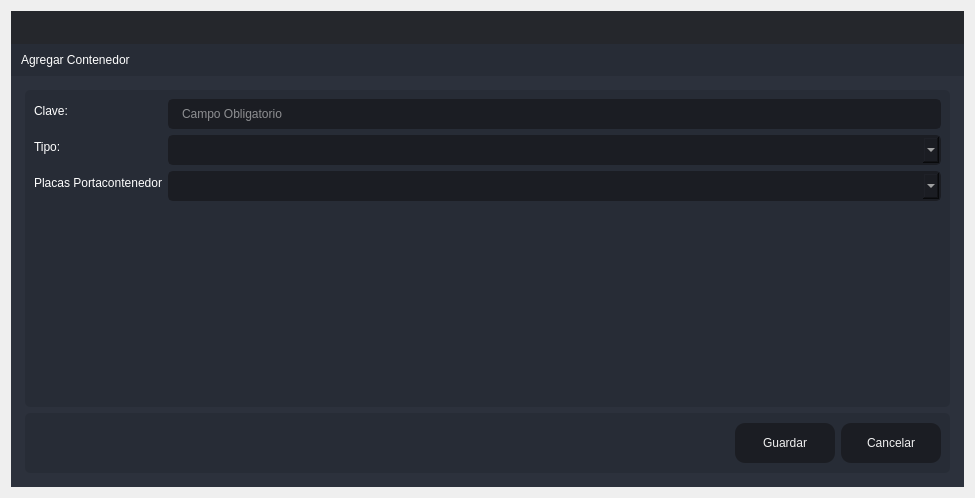
<?xml version="1.0" encoding="UTF-8"?>
<ui version="4.0">
 <class>Create_Contenedor</class>
 <widget class="QDialog" name="Create_Contenedor">
  <property name="windowModality">
   <enum>Qt::ApplicationModal</enum>
  </property>
  <property name="geometry">
   <rect>
    <x>0</x>
    <y>0</y>
    <width>975</width>
    <height>498</height>
   </rect>
  </property>
  <property name="windowTitle">
   <string>Agregar</string>
  </property>
  <layout class="QVBoxLayout" name="verticalLayout_6">
   <item>
    <widget class="QFrame" name="frame_main">
     <property name="styleSheet">
      <string notr="true">/* LINE EDIT */
QLineEdit {
	background-color: rgb(27, 29, 35);
	border-radius: 5px;
	border: 2px solid rgb(27, 29, 35);
	padding-left: 10px;
}
QLineEdit:hover {
	border: 2px solid rgb(64, 71, 88);
}
QLineEdit:focus {
	border: 2px solid rgb(91, 101, 124);
}

/* SCROLL BARS */
QScrollBar:horizontal {
    border: none;
    background: rgb(52, 59, 72);
    height: 14px;
    margin: 0px 21px 0 21px;
	border-radius: 0px;
}
QScrollBar::handle:horizontal {
    background: rgb(85, 170, 255);
    min-width: 25px;
	border-radius: 7px
}
QScrollBar::add-line:horizontal {
    border: none;
    background: rgb(55, 63, 77);
    width: 20px;
	border-top-right-radius: 7px;
    border-bottom-right-radius: 7px;
    subcontrol-position: right;
    subcontrol-origin: margin;
}
QScrollBar::sub-line:horizontal {
    border: none;
    background: rgb(55, 63, 77);
    width: 20px;
	border-top-left-radius: 7px;
    border-bottom-left-radius: 7px;
    subcontrol-position: left;
    subcontrol-origin: margin;
}
QScrollBar::up-arrow:horizontal, QScrollBar::down-arrow:horizontal
{
     background: none;
}
QScrollBar::add-page:horizontal, QScrollBar::sub-page:horizontal
{
     background: none;
}
 QScrollBar:vertical {
	border: none;
    background: rgb(52, 59, 72);
    width: 14px;
    margin: 21px 0 21px 0;
	border-radius: 0px;
 }
 QScrollBar::handle:vertical {	
	background: rgb(85, 170, 255);
    min-height: 25px;
	border-radius: 7px
 }
 QScrollBar::add-line:vertical {
     border: none;
    background: rgb(55, 63, 77);
     height: 20px;
	border-bottom-left-radius: 7px;
    border-bottom-right-radius: 7px;
     subcontrol-position: bottom;
     subcontrol-origin: margin;
 }
 QScrollBar::sub-line:vertical {
	border: none;
    background: rgb(55, 63, 77);
     height: 20px;
	border-top-left-radius: 7px;
    border-top-right-radius: 7px;
     subcontrol-position: top;
     subcontrol-origin: margin;
 }
 QScrollBar::up-arrow:vertical, QScrollBar::down-arrow:vertical {
     background: none;
 }

 QScrollBar::add-page:vertical, QScrollBar::sub-page:vertical {
     background: none;
 }

/* CHECKBOX */
QCheckBox::indicator {
    border: 3px solid rgb(52, 59, 72);
	width: 15px;
	height: 15px;
	border-radius: 10px;
    background: rgb(44, 49, 60);
}
QCheckBox::indicator:hover {
    border: 3px solid rgb(58, 66, 81);
}
QCheckBox::indicator:checked {
    background: 3px solid rgb(52, 59, 72);
	border: 3px solid rgb(52, 59, 72);	
	background-image: url(:/16x16/icons/16x16/cil-check-alt.png);
}

/* RADIO BUTTON */
QRadioButton::indicator {
    border: 3px solid rgb(52, 59, 72);
	width: 15px;
	height: 15px;
	border-radius: 10px;
    background: rgb(44, 49, 60);
}
QRadioButton::indicator:hover {
    border: 3px solid rgb(58, 66, 81);
}
QRadioButton::indicator:checked {
    background: 3px solid rgb(94, 106, 130);
	border: 3px solid rgb(52, 59, 72);	
}

/* COMBOBOX */
QComboBox{
	background-color: rgb(27, 29, 35);
	border-radius: 5px;
	border: 2px solid rgb(27, 29, 35);
	padding: 5px;
	padding-left: 10px;
}
QComboBox:hover{
	border: 2px solid rgb(64, 71, 88);
}
QComboBox::drop-down {
	subcontrol-origin: padding;
	subcontrol-position: top right;
	width: 25px; 
	border-left-width: 3px;
	border-left-color: rgba(39, 44, 54, 150);
	border-left-style: solid;
	border-top-right-radius: 3px;
	border-bottom-right-radius: 3px;	
	background-image: url(:/16x16/icons/16x16/cil-arrow-bottom.png);
	background-position: center;
	background-repeat: no-reperat;
 }
QComboBox QAbstractItemView {
	color: rgb(85, 170, 255);	
	background-color: rgb(27, 29, 35);
	padding: 10px;
	selection-background-color: rgb(39, 44, 54);
}

/* SLIDERS */
QSlider::groove:horizontal {
    border-radius: 9px;
    height: 18px;
	margin: 0px;
	background-color: rgb(52, 59, 72);
}
QSlider::groove:horizontal:hover {
	background-color: rgb(55, 62, 76);
}
QSlider::handle:horizontal {
    background-color: rgb(85, 170, 255);
    border: none;
    height: 18px;
    width: 18px;
    margin: 0px;
	border-radius: 9px;
}
QSlider::handle:horizontal:hover {
    background-color: rgb(105, 180, 255);
}
QSlider::handle:horizontal:pressed {
    background-color: rgb(65, 130, 195);
}

QSlider::groove:vertical {
    border-radius: 9px;
    width: 18px;
    margin: 0px;
	background-color: rgb(52, 59, 72);
}
QSlider::groove:vertical:hover {
	background-color: rgb(55, 62, 76);
}
QSlider::handle:vertical {
    background-color: rgb(85, 170, 255);
	border: none;
    height: 18px;
    width: 18px;
    margin: 0px;
	border-radius: 9px;
}
QSlider::handle:vertical:hover {
    background-color: rgb(105, 180, 255);
}
QSlider::handle:vertical:pressed {
    background-color: rgb(65, 130, 195);
}

</string>
     </property>
     <property name="frameShape">
      <enum>QFrame::NoFrame</enum>
     </property>
     <property name="frameShadow">
      <enum>QFrame::Raised</enum>
     </property>
     <layout class="QVBoxLayout" name="verticalLayout">
      <property name="spacing">
       <number>0</number>
      </property>
      <property name="leftMargin">
       <number>0</number>
      </property>
      <property name="topMargin">
       <number>0</number>
      </property>
      <property name="rightMargin">
       <number>0</number>
      </property>
      <property name="bottomMargin">
       <number>0</number>
      </property>
      <item>
       <widget class="QFrame" name="frame_top">
        <property name="minimumSize">
         <size>
          <width>0</width>
          <height>65</height>
         </size>
        </property>
        <property name="maximumSize">
         <size>
          <width>16777215</width>
          <height>65</height>
         </size>
        </property>
        <property name="styleSheet">
         <string notr="true">background-color: transparent;</string>
        </property>
        <property name="frameShape">
         <enum>QFrame::NoFrame</enum>
        </property>
        <property name="frameShadow">
         <enum>QFrame::Raised</enum>
        </property>
        <layout class="QHBoxLayout" name="horizontalLayout_3">
         <property name="spacing">
          <number>0</number>
         </property>
         <property name="leftMargin">
          <number>0</number>
         </property>
         <property name="topMargin">
          <number>0</number>
         </property>
         <property name="rightMargin">
          <number>0</number>
         </property>
         <property name="bottomMargin">
          <number>0</number>
         </property>
         <item>
          <widget class="QFrame" name="frame_toggle">
           <property name="maximumSize">
            <size>
             <width>70</width>
             <height>16777215</height>
            </size>
           </property>
           <property name="styleSheet">
            <string notr="true">background-color: rgb(27, 29, 35);</string>
           </property>
           <property name="frameShape">
            <enum>QFrame::NoFrame</enum>
           </property>
           <property name="frameShadow">
            <enum>QFrame::Raised</enum>
           </property>
           <layout class="QVBoxLayout" name="verticalLayout_3">
            <property name="spacing">
             <number>0</number>
            </property>
            <property name="leftMargin">
             <number>0</number>
            </property>
            <property name="topMargin">
             <number>0</number>
            </property>
            <property name="rightMargin">
             <number>0</number>
            </property>
            <property name="bottomMargin">
             <number>0</number>
            </property>
           </layout>
          </widget>
         </item>
         <item>
          <widget class="QFrame" name="frame_top_right">
           <property name="styleSheet">
            <string notr="true">background: transparent;</string>
           </property>
           <property name="frameShape">
            <enum>QFrame::NoFrame</enum>
           </property>
           <property name="frameShadow">
            <enum>QFrame::Raised</enum>
           </property>
           <layout class="QVBoxLayout" name="verticalLayout_2">
            <property name="spacing">
             <number>0</number>
            </property>
            <property name="leftMargin">
             <number>0</number>
            </property>
            <property name="topMargin">
             <number>0</number>
            </property>
            <property name="rightMargin">
             <number>0</number>
            </property>
            <property name="bottomMargin">
             <number>0</number>
            </property>
            <item>
             <widget class="QFrame" name="frame_top_btns">
              <property name="maximumSize">
               <size>
                <width>16777215</width>
                <height>42</height>
               </size>
              </property>
              <property name="styleSheet">
               <string notr="true">background-color: rgba(27, 29, 35, 200)</string>
              </property>
              <property name="frameShape">
               <enum>QFrame::NoFrame</enum>
              </property>
              <property name="frameShadow">
               <enum>QFrame::Raised</enum>
              </property>
              <layout class="QHBoxLayout" name="horizontalLayout_4">
               <property name="spacing">
                <number>0</number>
               </property>
               <property name="leftMargin">
                <number>0</number>
               </property>
               <property name="topMargin">
                <number>0</number>
               </property>
               <property name="rightMargin">
                <number>0</number>
               </property>
               <property name="bottomMargin">
                <number>0</number>
               </property>
               <item>
                <widget class="QFrame" name="frame_label_top_btns">
                 <property name="sizePolicy">
                  <sizepolicy hsizetype="Expanding" vsizetype="Preferred">
                   <horstretch>0</horstretch>
                   <verstretch>0</verstretch>
                  </sizepolicy>
                 </property>
                 <property name="frameShape">
                  <enum>QFrame::NoFrame</enum>
                 </property>
                 <property name="frameShadow">
                  <enum>QFrame::Raised</enum>
                 </property>
                 <layout class="QHBoxLayout" name="horizontalLayout_10">
                  <property name="spacing">
                   <number>0</number>
                  </property>
                  <property name="leftMargin">
                   <number>5</number>
                  </property>
                  <property name="topMargin">
                   <number>0</number>
                  </property>
                  <property name="rightMargin">
                   <number>10</number>
                  </property>
                  <property name="bottomMargin">
                   <number>0</number>
                  </property>
                 </layout>
                </widget>
               </item>
               <item alignment="Qt::AlignRight">
                <widget class="QFrame" name="frame_btns_right">
                 <property name="sizePolicy">
                  <sizepolicy hsizetype="Expanding" vsizetype="Preferred">
                   <horstretch>0</horstretch>
                   <verstretch>0</verstretch>
                  </sizepolicy>
                 </property>
                 <property name="maximumSize">
                  <size>
                   <width>120</width>
                   <height>16777215</height>
                  </size>
                 </property>
                 <property name="frameShape">
                  <enum>QFrame::NoFrame</enum>
                 </property>
                 <property name="frameShadow">
                  <enum>QFrame::Raised</enum>
                 </property>
                 <layout class="QHBoxLayout" name="horizontalLayout_5">
                  <property name="spacing">
                   <number>0</number>
                  </property>
                  <property name="leftMargin">
                   <number>0</number>
                  </property>
                  <property name="topMargin">
                   <number>0</number>
                  </property>
                  <property name="rightMargin">
                   <number>0</number>
                  </property>
                  <property name="bottomMargin">
                   <number>0</number>
                  </property>
                 </layout>
                </widget>
               </item>
              </layout>
             </widget>
            </item>
            <item>
             <widget class="QFrame" name="frame_top_info">
              <property name="maximumSize">
               <size>
                <width>16777215</width>
                <height>65</height>
               </size>
              </property>
              <property name="styleSheet">
               <string notr="true">background-color: rgb(39, 44, 54);</string>
              </property>
              <property name="frameShape">
               <enum>QFrame::NoFrame</enum>
              </property>
              <property name="frameShadow">
               <enum>QFrame::Raised</enum>
              </property>
              <layout class="QHBoxLayout" name="horizontalLayout_8">
               <property name="spacing">
                <number>0</number>
               </property>
               <property name="leftMargin">
                <number>10</number>
               </property>
               <property name="topMargin">
                <number>0</number>
               </property>
               <property name="rightMargin">
                <number>10</number>
               </property>
               <property name="bottomMargin">
                <number>0</number>
               </property>
               <item>
                <widget class="QLabel" name="label">
                 <property name="styleSheet">
                  <string notr="true">font: 75 16pt &quot;MS Shell Dlg 2&quot;;
color: rgb(255, 255, 255);</string>
                 </property>
                 <property name="text">
                  <string>Agregar Contenedor</string>
                 </property>
                </widget>
               </item>
              </layout>
             </widget>
            </item>
           </layout>
          </widget>
         </item>
        </layout>
       </widget>
      </item>
      <item>
       <widget class="QFrame" name="frame_center">
        <property name="sizePolicy">
         <sizepolicy hsizetype="Expanding" vsizetype="Expanding">
          <horstretch>0</horstretch>
          <verstretch>0</verstretch>
         </sizepolicy>
        </property>
        <property name="styleSheet">
         <string notr="true">background-color: rgb(40, 44, 52);</string>
        </property>
        <property name="frameShape">
         <enum>QFrame::NoFrame</enum>
        </property>
        <property name="frameShadow">
         <enum>QFrame::Raised</enum>
        </property>
        <layout class="QHBoxLayout" name="horizontalLayout_2">
         <property name="spacing">
          <number>0</number>
         </property>
         <property name="leftMargin">
          <number>0</number>
         </property>
         <property name="topMargin">
          <number>0</number>
         </property>
         <property name="rightMargin">
          <number>0</number>
         </property>
         <property name="bottomMargin">
          <number>0</number>
         </property>
         <item>
          <widget class="QFrame" name="frame_content_right">
           <property name="styleSheet">
            <string notr="true">background-color: rgb(44, 49, 60);</string>
           </property>
           <property name="frameShape">
            <enum>QFrame::NoFrame</enum>
           </property>
           <property name="frameShadow">
            <enum>QFrame::Raised</enum>
           </property>
           <layout class="QVBoxLayout" name="verticalLayout_4">
            <property name="spacing">
             <number>0</number>
            </property>
            <property name="leftMargin">
             <number>0</number>
            </property>
            <property name="topMargin">
             <number>0</number>
            </property>
            <property name="rightMargin">
             <number>0</number>
            </property>
            <property name="bottomMargin">
             <number>0</number>
            </property>
            <item>
             <widget class="QFrame" name="frame_content">
              <property name="frameShape">
               <enum>QFrame::NoFrame</enum>
              </property>
              <property name="frameShadow">
               <enum>QFrame::Raised</enum>
              </property>
              <layout class="QVBoxLayout" name="verticalLayout_9">
               <property name="spacing">
                <number>0</number>
               </property>
               <property name="leftMargin">
                <number>5</number>
               </property>
               <property name="topMargin">
                <number>5</number>
               </property>
               <property name="rightMargin">
                <number>5</number>
               </property>
               <property name="bottomMargin">
                <number>5</number>
               </property>
               <item>
                <widget class="QStackedWidget" name="stackedWidget">
                 <property name="styleSheet">
                  <string notr="true">background: transparent;</string>
                 </property>
                 <property name="currentIndex">
                  <number>0</number>
                 </property>
                 <widget class="QWidget" name="page_home">
                  <layout class="QVBoxLayout" name="verticalLayout_10">
                   <item>
                    <widget class="QFrame" name="frame">
                     <property name="styleSheet">
                      <string notr="true">background-color: rgb(39, 44, 54);
border-radius: 5px;</string>
                     </property>
                     <property name="frameShape">
                      <enum>QFrame::StyledPanel</enum>
                     </property>
                     <property name="frameShadow">
                      <enum>QFrame::Raised</enum>
                     </property>
                     <layout class="QVBoxLayout" name="verticalLayout_5">
                      <item>
                       <layout class="QFormLayout" name="formLayout_2">
                        <item row="0" column="0">
                         <widget class="QLabel" name="label_2">
                          <property name="styleSheet">
                           <string notr="true">font: 75 12pt &quot;MS Shell Dlg 2&quot;;
color: rgb(255, 255, 255);</string>
                          </property>
                          <property name="text">
                           <string>Clave:</string>
                          </property>
                         </widget>
                        </item>
                        <item row="0" column="1">
                         <widget class="QLineEdit" name="lineEditClave">
                          <property name="minimumSize">
                           <size>
                            <width>0</width>
                            <height>30</height>
                           </size>
                          </property>
                          <property name="styleSheet">
                           <string notr="true">QLineEdit {
	background-color: rgb(27, 29, 35);
	border-radius: 5px;
	border: 2px solid rgb(27, 29, 35);
	padding-left: 10px;
	font: 75 12pt &quot;MS Shell Dlg 2&quot;;
	color: rgb(255, 255, 255);
}
QLineEdit:hover {
	border: 2px solid rgb(64, 71, 88);
}
QLineEdit:focus {
	border: 2px solid rgb(91, 101, 124);
}</string>
                          </property>
                          <property name="placeholderText">
                           <string>Campo Obligatorio</string>
                          </property>
                         </widget>
                        </item>
                        <item row="1" column="0">
                         <widget class="QLabel" name="label_3">
                          <property name="styleSheet">
                           <string notr="true">font: 75 12pt &quot;MS Shell Dlg 2&quot;;
color: rgb(255, 255, 255);</string>
                          </property>
                          <property name="text">
                           <string>Tipo:</string>
                          </property>
                         </widget>
                        </item>
                        <item row="1" column="1">
                         <widget class="QComboBox" name="comboBoxTipoCont">
                          <property name="styleSheet">
                           <string notr="true">QComboBox{
	background-color: rgb(27, 29, 35);
	border-radius: 5px;
	border: 2px solid rgb(27, 29, 35);
	padding: 5px;
	padding-left: 10px;
    color: rgb(238, 238, 236)
}
QComboBox:hover{
	border: 2px solid rgb(64, 71, 88);
}
QComboBox QAbstractItemView {
	color: rgb(85, 170, 255);	
	background-color: rgb(27, 29, 35);
	padding: 10px;
	selection-background-color: rgb(39, 44, 54);
}</string>
                          </property>
                         </widget>
                        </item>
                        <item row="2" column="0">
                         <widget class="QLabel" name="label_5">
                          <property name="styleSheet">
                           <string notr="true">font: 75 12pt &quot;MS Shell Dlg 2&quot;;
color: rgb(255, 255, 255);</string>
                          </property>
                          <property name="text">
                           <string>Placas Portacontenedor</string>
                          </property>
                         </widget>
                        </item>
                        <item row="2" column="1">
                         <widget class="QComboBox" name="comboBoxPlacasPorta">
                          <property name="styleSheet">
                           <string notr="true">QComboBox{
	background-color: rgb(27, 29, 35);
	border-radius: 5px;
	border: 2px solid rgb(27, 29, 35);
	padding: 5px;
	padding-left: 10px;
   color: rgb(238, 238, 236)
}
QComboBox:hover{
	border: 2px solid rgb(64, 71, 88);
}
QComboBox QAbstractItemView {
	color: rgb(85, 170, 255);	
	background-color: rgb(27, 29, 35);
	padding: 10px;
	selection-background-color: rgb(39, 44, 54);
}</string>
                          </property>
                         </widget>
                        </item>
                       </layout>
                      </item>
                     </layout>
                    </widget>
                   </item>
                   <item>
                    <widget class="QFrame" name="frame_2">
                     <property name="minimumSize">
                      <size>
                       <width>0</width>
                       <height>60</height>
                      </size>
                     </property>
                     <property name="maximumSize">
                      <size>
                       <width>16777215</width>
                       <height>60</height>
                      </size>
                     </property>
                     <property name="styleSheet">
                      <string notr="true">background-color: rgb(39, 44, 54);
border-radius: 5px;</string>
                     </property>
                     <property name="frameShape">
                      <enum>QFrame::StyledPanel</enum>
                     </property>
                     <property name="frameShadow">
                      <enum>QFrame::Raised</enum>
                     </property>
                     <layout class="QHBoxLayout" name="horizontalLayout_9">
                      <item>
                       <layout class="QGridLayout" name="gridLayout">
                        <item row="0" column="0">
                         <spacer name="horizontalSpacer">
                          <property name="orientation">
                           <enum>Qt::Horizontal</enum>
                          </property>
                          <property name="sizeHint" stdset="0">
                           <size>
                            <width>40</width>
                            <height>20</height>
                           </size>
                          </property>
                         </spacer>
                        </item>
                        <item row="0" column="1">
                         <widget class="QPushButton" name="btnAgregar">
                          <property name="minimumSize">
                           <size>
                            <width>100</width>
                            <height>40</height>
                           </size>
                          </property>
                          <property name="styleSheet">
                           <string notr="true">QPushButton {
	border-color: rgb(27, 29, 35);
	font: 75 10pt &quot;MS Shell Dlg 2&quot;;
	color: rgb(240, 240, 240);
	background-color: rgb(27, 29, 35);
	border: 0px solid;
	border-radius: 10px;	
}
QPushButton:hover {
	background-color:rgb(44, 49, 60);
	border-color: rgb(27, 29, 35);
	border: 2px solid;
}</string>
                          </property>
                          <property name="text">
                           <string>Guardar</string>
                          </property>
                         </widget>
                        </item>
                        <item row="0" column="2">
                         <widget class="QPushButton" name="btnCancelar">
                          <property name="minimumSize">
                           <size>
                            <width>100</width>
                            <height>40</height>
                           </size>
                          </property>
                          <property name="styleSheet">
                           <string notr="true">QPushButton {
	border-color: rgb(27, 29, 35);
	font: 75 10pt &quot;MS Shell Dlg 2&quot;;
	color: rgb(240, 240, 240);
	background-color: rgb(27, 29, 35);
	border: 0px solid;
	border-radius: 10px;	
}
QPushButton:hover {
	background-color:rgb(44, 49, 60);
	border-color: rgb(27, 29, 35);
	border: 2px solid;
}</string>
                          </property>
                          <property name="text">
                           <string>Cancelar</string>
                          </property>
                         </widget>
                        </item>
                       </layout>
                      </item>
                     </layout>
                    </widget>
                   </item>
                  </layout>
                 </widget>
                </widget>
               </item>
              </layout>
             </widget>
            </item>
           </layout>
          </widget>
         </item>
        </layout>
       </widget>
      </item>
     </layout>
    </widget>
   </item>
  </layout>
 </widget>
 <resources/>
 <connections/>
</ui>
